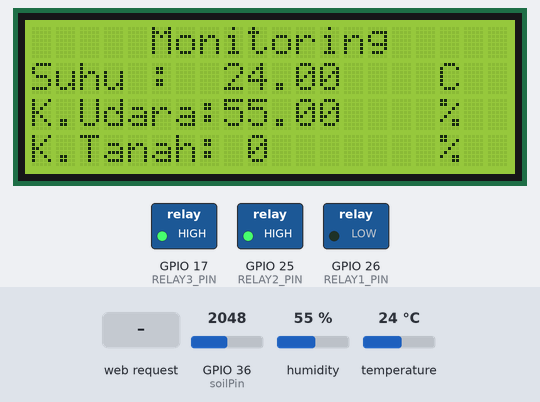
This sketch was run on a simulated ESP32. On the bench: 20×4 character LCD, switched loads named in the sketch (green lamp = pin HIGH). The inputs (shaded band) are chosen by the test bench; at power-on: GPIO 36 (soilPin) = 2048, humidity 55 %, temperature 24 °C. WiFi joins after 1.5 s; servers stay silent unless stated; storage starts empty; web services answer with replies made up by the test bench; what the sketch prints to the serial monitor is not drawn.

Above: at 9.8 s.
9.9 s: HTTP request GET /pump?state=0 received
At 10.6 s:
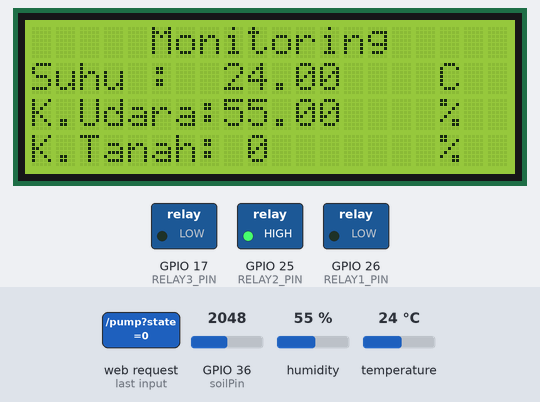
11.4 s: HTTP request GET /fan?state=1 received
At 11.7 s:
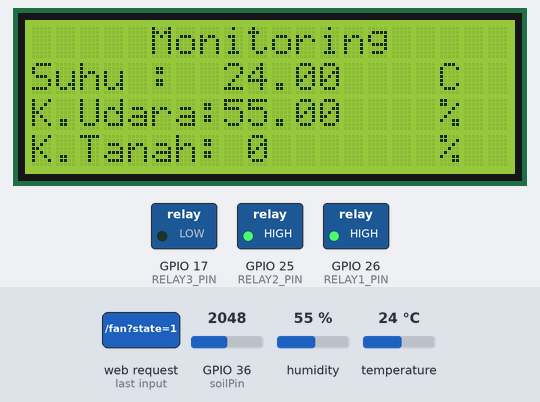
12.9 s: HTTP request GET /pump?state=1 received
At 14.1 s:
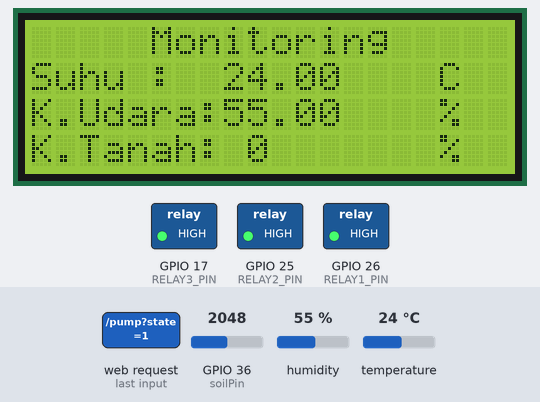
14.4 s: HTTP request GET /fan?state=0 received
At 15.2 s:
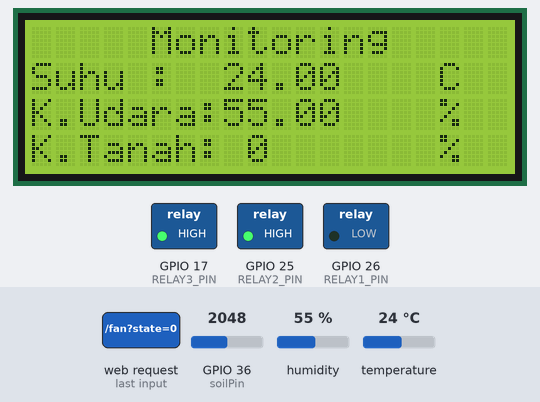
15.9 s: HTTP request GET /pump?state=120 received
At 16.3 s:
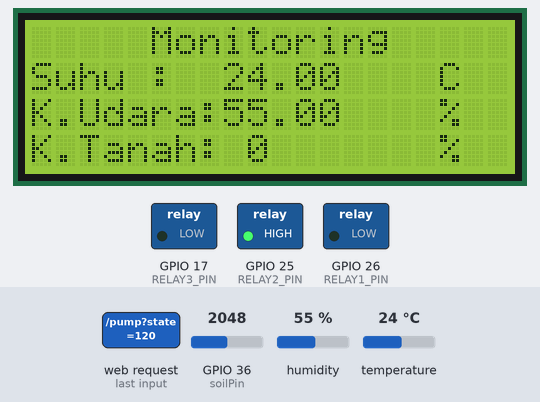
Timing chart, 0 to 25.4 s (numbered marks = the images above; inputs shaded):
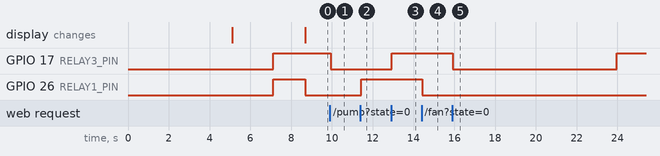

Measured:
- after the input at 9.9 s, GPIO 17 (RELAY3_PIN): HIGH → LOW at once
- after the input at 11.4 s, GPIO 26 (RELAY1_PIN): LOW → HIGH at once
- after the input at 12.9 s, GPIO 17 (RELAY3_PIN): LOW → HIGH at once
- after the input at 14.4 s, GPIO 26 (RELAY1_PIN): HIGH → LOW at once
- after the input at 15.9 s, GPIO 17 (RELAY3_PIN): HIGH → LOW at once, → HIGH 8.0 s later

The sketch:

AgrotechWebsiteMonitoring.ino
```cpp
#include <Arduino.h>
#include <WiFi.h>
#include <LittleFS.h>
#include <ESPAsyncWebServer.h>
#include <Adafruit_Sensor.h>
#include <DHT.h>
#include <DHT_U.h>
#include <LiquidCrystal_I2C.h>
#include <HTTPClient.h>

// ---- KONFIGURASI WIFI & THINGSPEAK ----
const char* ssid = "UGMURO-IoT";
const char* password = "Esteh5000";

const char* thingSpeakApiKey = "M0I2JLKS09IMQ8L7"; // Ganti dengan API Key ThingSpeak
const char* thingSpeakUrl = "http://api.thingspeak.com/update";

// ---- KONFIGURASI PIN & OBJEK ----
#define DHTPIN 4
#define DHTTYPE DHT21
#define RELAY1_PIN 26
#define RELAY2_PIN 25
#define RELAY3_PIN 17
const int soilPin = 36;

DHT dht(DHTPIN, DHTTYPE);
LiquidCrystal_I2C lcd(0x27, 20, 4);
AsyncWebServer server(80);

// ---- VARIABEL GLOBAL ----
float suhu, kelembapanUdara;
int soilValue, kelembapanTanah;

// ---- SETUP ----
void setup() {
  Serial.begin(115200);
  lcd.init();
  lcd.backlight();
  lcd.setCursor(3, 0); lcd.print("Selamat Datang!");
  lcd.setCursor(0, 1); lcd.print("WS Agroteknologi IoT");
  lcd.setCursor(3, 3); lcd.print("-- UG MURO --");
  delay(5000); lcd.clear(); delay(2000);

  pinMode(soilPin, INPUT);
  dht.begin();
  pinMode(RELAY1_PIN, OUTPUT);
  pinMode(RELAY2_PIN, OUTPUT);
  pinMode(RELAY3_PIN, OUTPUT);
  digitalWrite(RELAY1_PIN, HIGH);
  digitalWrite(RELAY2_PIN, HIGH);
  digitalWrite(RELAY3_PIN, HIGH);

  if (!LittleFS.begin()) {
    Serial.println("LittleFS Mount Failed");
    return;
  }

  WiFi.begin(ssid, password);
  Serial.print("Connecting to WiFi");
  while (WiFi.status() != WL_CONNECTED) {
    delay(500); Serial.print(".");
  }
  Serial.println("\nConnected. IP: " + WiFi.localIP().toString());

  server.serveStatic("/", LittleFS, "/").setDefaultFile("index.html");

  // Kontrol relay via web
  server.on("/fan", HTTP_GET, [](AsyncWebServerRequest *request) {
    if (request->hasParam("state")) {
      String state = request->getParam("state")->value();
      digitalWrite(RELAY1_PIN, state == "1" ? HIGH : LOW);
      request->send(200, "text/plain", "OK");
    } else {
      request->send(400, "text/plain", "Missing state");
    }
  });

  server.on("/pump", HTTP_GET, [](AsyncWebServerRequest *request) {
    if (request->hasParam("state")) {
      String state = request->getParam("state")->value();
      digitalWrite(RELAY3_PIN, state == "1" ? HIGH : LOW);
      request->send(200, "text/plain", "OK");
    } else {
      request->send(400, "text/plain", "Missing state");
    }
  });

  // Endpoint data sensor (JSON dengan nama field baru)
  server.on("/data", HTTP_GET, [](AsyncWebServerRequest *request) {
    String json = "{";
    json += "\"suhu\":" + String(suhu, 1) + ",";
    json += "\"kelembapanUdara\":" + String(kelembapanUdara, 1) + ",";
    json += "\"kelembapanTanah\":" + String(kelembapanTanah);
    json += "}";
    request->send(200, "application/json", json);
  });

  server.begin();
}

// ---- FUNGSI KIRIM THINGSPEAK ----
void sendToThingSpeak(float suhu, float kelembapanUdara, int kelembapanTanah) {
  if (WiFi.status() == WL_CONNECTED) {
    HTTPClient http;
    String url = String(thingSpeakUrl) +
                 "?api_key=" + thingSpeakApiKey +
                 "&field1=" + String(suhu) +
                 "&field2=" + String(kelembapanUdara) +
                 "&field3=" + String(kelembapanTanah);

    http.begin(url);
    int httpCode = http.GET();

    if (httpCode > 0) {
      Serial.println("ThingSpeak Response Code: " + String(httpCode));
    } else {
      Serial.println("Failed to send data to ThingSpeak.");
    }

    http.end();
  } else {
    Serial.println("WiFi not connected. Can't send data to ThingSpeak.");
  }
}

// ---- LOOP UTAMA ----
void loop() {
  suhu = dht.readTemperature();
  kelembapanUdara = dht.readHumidity();
  soilValue = analogRead(soilPin);
  kelembapanTanah = map(soilValue, 2048, 0, 0, 100);
  kelembapanTanah = constrain(kelembapanTanah, 0, 100);

  // Tampilkan ke LCD dengan label baru
  lcd.setCursor(5, 0); lcd.print("Monitoring");
  lcd.setCursor(0, 1); lcd.print("Suhu : "); lcd.setCursor(8, 1); lcd.print(suhu); lcd.setCursor(17, 1); lcd.print("C");
  lcd.setCursor(0, 2); lcd.print("K.Udara: "); lcd.setCursor(8, 2); lcd.print(kelembapanUdara); lcd.setCursor(17, 2); lcd.print("%");
  lcd.setCursor(0, 3); lcd.print("K.Tanah: "); lcd.setCursor(9, 3); lcd.print("     "); lcd.setCursor(9, 3); lcd.print(kelembapanTanah); lcd.setCursor(17, 3); lcd.print("%");

  // Otomatisasi relay
  if (suhu > 24 && kelembapanUdara > 70)
    digitalWrite(RELAY1_PIN, HIGH);
  else
    digitalWrite(RELAY1_PIN, LOW);

  if (kelembapanTanah < 30)
    digitalWrite(RELAY3_PIN, HIGH);
  else
    digitalWrite(RELAY3_PIN, LOW);

  // Kirim data ke ThingSpeak
  sendToThingSpeak(suhu, kelembapanUdara, kelembapanTanah);

  delay(15000); // delay 15 detik sesuai batas ThingSpeak
}
```
